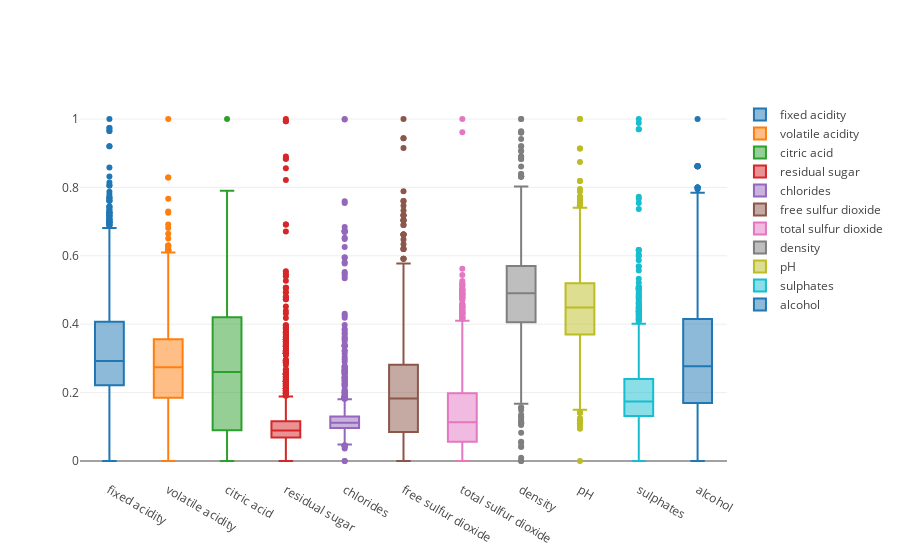

The notebook cell saved with this chart:
### Markdown cell above
Utilizzando i box plot è possibile osservare in che modo i valori delle feature sono distribuiti. Essi ci permettono di leggerne valore medio, massimo, minimo e rilevare eventuali outlier, ossia dati che non seguono il trend del gruppo a cui appartengono. Se presenti in numero abbastanza elevato, tali valori possono in alcuni casi rendere più complicata l'analisi, perchè il modello apprenderà pattern che si allontanano dal reale andamento dei dati in analisi.
I valori sono stati normalizzati al fine di apprezzare meglio la visualizzazione, in quanto alcune feature presentavano valori estremamente alti rendendo il grafico schiacciato verso il basso.

### Code cell
from plotly import tools
# Normalizzazione dei dati (tra 0 e 1)
X = df.values
min_max_scaler = preprocessing.MinMaxScaler()
x_scaled = min_max_scaler.fit_transform(X)
df_norm = pd.DataFrame(x_scaled)

def box_plot_by_feature(X):
    colors = ['#d62728', '#2ca02c']
    y_box_negative = X.loc[X["quality"] == 0]
    y_box_positive = X.loc[X["quality"] == 1]    
    data = []
    X = X.drop(columns=['quality'])
    i = 0
    traces_positions = [[1,1], [1,2], [1,3], [2,1], [2,2], [2,3], [3,1], [3,2], [3,3], [4,1], [4,2]]
    
    fig = tools.make_subplots(rows=4, cols=3, print_grid=False, \
                              subplot_titles=('Acidità fissa', 'Acidità volatile', 'Acido citrico', 'Zucchero residuo', "Cloruri", \
                                              "Diossido di solfuro libero", \
                                              "Diossido di solfuro totale", "Densità", "pH", "Solfati", "Alcol"))
    
    for column in X.columns:
        trace_0 = go.Box(
            name = "Bassa qualità",
            y = y_box_negative[column].tolist(),
            showlegend=False,
            marker = dict(color = colors[0])
        )        
        fig.append_trace(trace_0, traces_positions[i][0], traces_positions[i][1])        
        trace_1 = go.Box(
            name = "Alta qualità",
            y = y_box_positive[column].tolist(),
            showlegend=False,
            marker = dict(color = colors[1])
        )   
        fig.append_trace(trace_1, traces_positions[i][0], traces_positions[i][1])
        i += 1
    
    
    fig['layout'].update(height=1200, width=1200, title='Qualità rispetto alle feature')    
    iplot(fig)

# Costruzione delle strutture per rappresentare i box plot
data = []
for i in range(len(df.columns) - 1):
    data.append(go.Box(
        name = df.columns[i],
        y = df_norm[i].tolist()        
    ))
df_norm.columns = df.columns    
fig = go.Figure(data=data)
iplot(fig)

### Figure 1 — Plotly figure (JSON) as saved in the notebook; plotly's stock layout.template omitted (floating-point values rounded to 4 significant figures; data arrays with more than 128 entries replaced by an {"elided": "..."} marker saying what was removed)
{"data": [{"name": "fixed acidity", "type": "box", "uid": "eca44ad5-8e71-4246-8ee5-9a6c5074f08f", "y": {"elided": "1599 float values"}}, {"name": "volatile acidity", "type": "box", "uid": "1863d914-946e-4a3a-90ae-d6dbaf1daebd", "y": {"elided": "1599 float values"}}, {"name": "citric acid", "type": "box", "uid": "740b54ff-2c94-41d7-ac5d-624a88439d3f", "y": {"elided": "1599 float values"}}, {"name": "residual sugar", "type": "box", "uid": "a0960dcf-f6e5-47b9-b5f4-ce0b7d01e460", "y": {"elided": "1599 float values"}}, {"name": "chlorides", "type": "box", "uid": "22367bcc-cdcc-4140-8f8f-061b63a2a7ee", "y": {"elided": "1599 float values"}}, {"name": "free sulfur dioxide", "type": "box", "uid": "690349ef-7c0c-432a-a01b-c86f3e48491e", "y": {"elided": "1599 float values"}}, {"name": "total sulfur dioxide", "type": "box", "uid": "335d5cf2-626f-442f-a6f0-20ace42fd6fd", "y": {"elided": "1599 float values"}}, {"name": "density", "type": "box", "uid": "813ce186-def7-43da-8b73-6d89789d463a", "y": {"elided": "1599 float values"}}, {"name": "pH", "type": "box", "uid": "7d6f5423-5fde-49a5-aa05-65db8f02f4b1", "y": {"elided": "1599 float values"}}, {"name": "sulphates", "type": "box", "uid": "58fc95a2-eef6-4605-a0e3-3d9facb1d11c", "y": {"elided": "1599 float values"}}, {"name": "alcohol", "type": "box", "uid": "db73ae79-baf0-4800-a6ec-b5a61719558a", "y": {"elided": "1599 float values"}}], "layout": {}}
